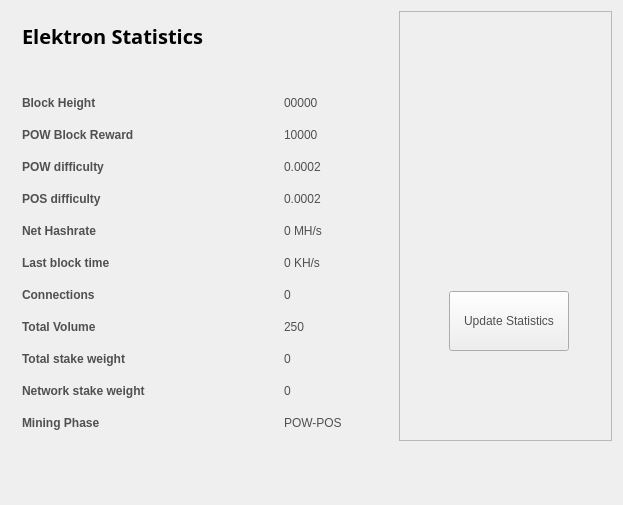
<?xml version="1.0" encoding="UTF-8"?>
<ui version="4.0">
 <class>StatisticsPage</class>
 <widget class="QWidget" name="StatisticsPage">
  <property name="windowModality">
   <enum>Qt::NonModal</enum>
  </property>
  <property name="geometry">
   <rect>
    <x>0</x>
    <y>0</y>
    <width>623</width>
    <height>505</height>
   </rect>
  </property>
  <property name="windowTitle">
   <string>Digging</string>
  </property>
  <property name="styleSheet">
   <string notr="true">color:#505050;
font-family:'Open Sans,sans-serif';</string>
  </property>
  <layout class="QGridLayout" name="gridLayout">
   <property name="sizeConstraint">
    <enum>QLayout::SetMaximumSize</enum>
   </property>
   <item row="0" column="1">
    <widget class="QFrame" name="frame">
     <property name="minimumSize">
      <size>
       <width>213</width>
       <height>0</height>
      </size>
     </property>
     <property name="frameShape">
      <enum>QFrame::StyledPanel</enum>
     </property>
     <property name="frameShadow">
      <enum>QFrame::Raised</enum>
     </property>
     <widget class="QPushButton" name="startButton">
      <property name="geometry">
       <rect>
        <x>50</x>
        <y>280</y>
        <width>120</width>
        <height>60</height>
       </rect>
      </property>
      <property name="sizePolicy">
       <sizepolicy hsizetype="Fixed" vsizetype="Fixed">
        <horstretch>0</horstretch>
        <verstretch>0</verstretch>
       </sizepolicy>
      </property>
      <property name="minimumSize">
       <size>
        <width>120</width>
        <height>60</height>
       </size>
      </property>
      <property name="autoFillBackground">
       <bool>false</bool>
      </property>
      <property name="styleSheet">
       <string notr="true"/>
      </property>
      <property name="text">
       <string>Update Statistics</string>
      </property>
     </widget>
     <widget class="QLabel" name="label">
      <property name="geometry">
       <rect>
        <x>10</x>
        <y>10</y>
        <width>191</width>
        <height>191</height>
       </rect>
      </property>
      <property name="text">
       <string/>
      </property>
      <property name="pixmap">
       <pixmap resource="../bitcoin.qrc">:/icons/coinbg</pixmap>
      </property>
      <property name="scaledContents">
       <bool>true</bool>
      </property>
     </widget>
    </widget>
   </item>
   <item row="0" column="0">
    <widget class="QFrame" name="gridFrame_2">
     <layout class="QGridLayout" name="gridLayout_4">
      <item row="3" column="0">
       <layout class="QFormLayout" name="formLayout_2">
        <property name="fieldGrowthPolicy">
         <enum>QFormLayout::FieldsStayAtSizeHint</enum>
        </property>
        <property name="horizontalSpacing">
         <number>139</number>
        </property>
        <property name="verticalSpacing">
         <number>18</number>
        </property>
        <property name="rightMargin">
         <number>0</number>
        </property>
        <item row="1" column="0">
         <widget class="QLabel" name="label_14">
          <property name="text">
           <string>&lt;html&gt;&lt;head/&gt;&lt;body&gt;&lt;p&gt;&lt;span style=&quot; font-weight:600;&quot;&gt;Block Height&lt;/span&gt;&lt;/p&gt;&lt;/body&gt;&lt;/html&gt;</string>
          </property>
         </widget>
        </item>
        <item row="1" column="1">
         <widget class="QLabel" name="heightBox">
          <property name="text">
           <string>00000</string>
          </property>
         </widget>
        </item>
        <item row="2" column="0">
         <widget class="QLabel" name="label_12">
          <property name="text">
           <string>&lt;html&gt;&lt;head/&gt;&lt;body&gt;&lt;p&gt;&lt;span style=&quot; font-weight:600;&quot;&gt;POW Block Reward&lt;/span&gt;&lt;/p&gt;&lt;/body&gt;&lt;/html&gt;</string>
          </property>
         </widget>
        </item>
        <item row="2" column="1">
         <widget class="QLabel" name="rewardBox">
          <property name="text">
           <string>10000</string>
          </property>
         </widget>
        </item>
        <item row="3" column="0">
         <widget class="QLabel" name="label_13">
          <property name="text">
           <string>&lt;html&gt;&lt;head/&gt;&lt;body&gt;&lt;p&gt;&lt;span style=&quot; font-weight:600;&quot;&gt;POW difficulty&lt;/span&gt;&lt;/p&gt;&lt;/body&gt;&lt;/html&gt;</string>
          </property>
         </widget>
        </item>
        <item row="3" column="1">
         <widget class="QLabel" name="diffBox">
          <property name="text">
           <string>0.0002</string>
          </property>
         </widget>
        </item>
        <item row="4" column="0">
         <widget class="QLabel" name="label_9">
          <property name="text">
           <string>&lt;html&gt;&lt;head/&gt;&lt;body&gt;&lt;p&gt;&lt;span style=&quot; font-weight:600;&quot;&gt;POS difficulty&lt;/span&gt;&lt;/p&gt;&lt;/body&gt;&lt;/html&gt;</string>
          </property>
         </widget>
        </item>
        <item row="4" column="1">
         <widget class="QLabel" name="diffBox2">
          <property name="text">
           <string>0.0002</string>
          </property>
         </widget>
        </item>
        <item row="5" column="1">
         <widget class="QLabel" name="pawrateBox">
          <property name="text">
           <string>0 MH/s</string>
          </property>
         </widget>
        </item>
        <item row="6" column="0">
         <widget class="QLabel" name="label3_2">
          <property name="sizePolicy">
           <sizepolicy hsizetype="Preferred" vsizetype="Maximum">
            <horstretch>0</horstretch>
            <verstretch>0</verstretch>
           </sizepolicy>
          </property>
          <property name="text">
           <string>&lt;html&gt;&lt;head/&gt;&lt;body&gt;&lt;p&gt;&lt;span style=&quot; font-weight:600;&quot;&gt;Last block time&lt;/span&gt;&lt;/p&gt;&lt;/body&gt;&lt;/html&gt;</string>
          </property>
         </widget>
        </item>
        <item row="6" column="1">
         <widget class="QLabel" name="localBox">
          <property name="text">
           <string>0 KH/s</string>
          </property>
         </widget>
        </item>
        <item row="7" column="0">
         <widget class="QLabel" name="label1_2">
          <property name="text">
           <string>&lt;html&gt;&lt;head/&gt;&lt;body&gt;&lt;p&gt;&lt;span style=&quot; font-weight:600;&quot;&gt;Connections&lt;/span&gt;&lt;/p&gt;&lt;/body&gt;&lt;/html&gt;</string>
          </property>
         </widget>
        </item>
        <item row="7" column="1">
         <widget class="QLabel" name="connectionBox">
          <property name="text">
           <string>0</string>
          </property>
         </widget>
        </item>
        <item row="8" column="0">
         <widget class="QLabel" name="label_8">
          <property name="text">
           <string>&lt;html&gt;&lt;head/&gt;&lt;body&gt;&lt;p&gt;&lt;span style=&quot; font-weight:600;&quot;&gt;Total Volume&lt;/span&gt;&lt;/p&gt;&lt;/body&gt;&lt;/html&gt;</string>
          </property>
         </widget>
        </item>
        <item row="8" column="1">
         <widget class="QLabel" name="volumeBox">
          <property name="text">
           <string>250</string>
          </property>
         </widget>
        </item>
        <item row="9" column="0">
         <widget class="QLabel" name="label_10">
          <property name="text">
           <string>&lt;html&gt;&lt;head/&gt;&lt;body&gt;&lt;p&gt;&lt;span style=&quot; font-weight:600;&quot;&gt;Total stake weight&lt;/span&gt;&lt;/p&gt;&lt;/body&gt;&lt;/html&gt;</string>
          </property>
         </widget>
        </item>
        <item row="9" column="1">
         <widget class="QLabel" name="minBox">
          <property name="text">
           <string>0</string>
          </property>
         </widget>
        </item>
        <item row="10" column="0">
         <widget class="QLabel" name="label_11">
          <property name="text">
           <string>&lt;html&gt;&lt;head/&gt;&lt;body&gt;&lt;p&gt;&lt;span style=&quot; font-weight:600;&quot;&gt;Network stake weight&lt;/span&gt;&lt;/p&gt;&lt;/body&gt;&lt;/html&gt;</string>
          </property>
         </widget>
        </item>
        <item row="10" column="1">
         <widget class="QLabel" name="maxBox">
          <property name="text">
           <string>0</string>
          </property>
         </widget>
        </item>
        <item row="11" column="0">
         <widget class="QLabel" name="label_15">
          <property name="text">
           <string>&lt;html&gt;&lt;head/&gt;&lt;body&gt;&lt;p&gt;&lt;span style=&quot; font-weight:600;&quot;&gt;Mining Phase&lt;/span&gt;&lt;/p&gt;&lt;/body&gt;&lt;/html&gt;</string>
          </property>
         </widget>
        </item>
        <item row="11" column="1">
         <widget class="QLabel" name="cBox">
          <property name="text">
           <string>POW-POS</string>
          </property>
         </widget>
        </item>
        <item row="5" column="0">
         <widget class="QLabel" name="label_16">
          <property name="text">
           <string>&lt;html&gt;&lt;head/&gt;&lt;body&gt;&lt;p&gt;&lt;span style=&quot; font-weight:600;&quot;&gt;Net Hashrate&lt;/span&gt;&lt;/p&gt;&lt;/body&gt;&lt;/html&gt;</string>
          </property>
         </widget>
        </item>
       </layout>
      </item>
      <item row="1" column="0">
       <layout class="QHBoxLayout" name="horizontalLayout_4">
        <property name="spacing">
         <number>7</number>
        </property>
        <item>
         <widget class="QLabel" name="label_5">
          <property name="font">
           <font>
            <family>Open Sans,sans-serif</family>
           </font>
          </property>
          <property name="text">
           <string>&lt;html&gt;&lt;head/&gt;&lt;body&gt;&lt;p&gt;&lt;span style=&quot; font-size:20px; font-weight:600; color:#000000;&quot;&gt;Elektron Statistics&lt;/span&gt;&lt;/p&gt;&lt;/body&gt;&lt;/html&gt;</string>
          </property>
         </widget>
        </item>
        <item>
         <spacer name="horizontalSpacer_2">
          <property name="orientation">
           <enum>Qt::Horizontal</enum>
          </property>
          <property name="sizeHint" stdset="0">
           <size>
            <width>40</width>
            <height>20</height>
           </size>
          </property>
         </spacer>
        </item>
       </layout>
      </item>
      <item row="2" column="0">
       <spacer name="verticalSpacer_2">
        <property name="orientation">
         <enum>Qt::Vertical</enum>
        </property>
        <property name="sizeHint" stdset="0">
         <size>
          <width>20</width>
          <height>40</height>
         </size>
        </property>
       </spacer>
      </item>
     </layout>
    </widget>
   </item>
   <item row="1" column="0">
    <spacer name="verticalSpacer">
     <property name="orientation">
      <enum>Qt::Vertical</enum>
     </property>
     <property name="sizeHint" stdset="0">
      <size>
       <width>20</width>
       <height>40</height>
      </size>
     </property>
    </spacer>
   </item>
  </layout>
 </widget>
 <layoutdefault spacing="6" margin="11"/>
 <resources/>
 <connections/>
</ui>
